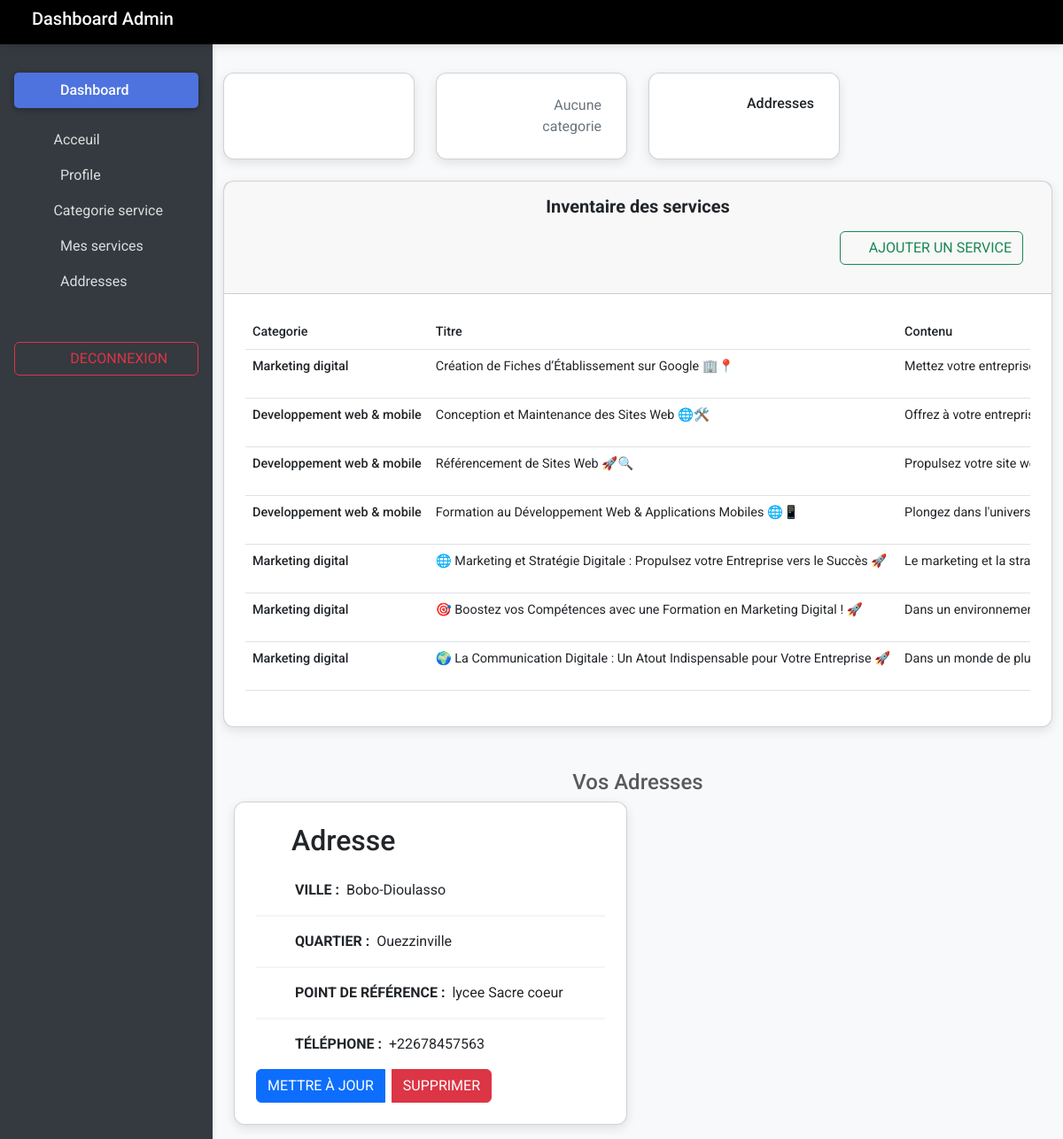
/dashboard/, run on the app's committed database.
### market/models.py (models this page shows, shortened)
class Service(models.Model):
    service = models.ForeignKey(Servicecategorie, related_name='services', verbose_name="Service", on_delete=models.CASCADE)
    titre = models.CharField(max_length=255, verbose_name="Titre du service", null=True)
    contenu=models.TextField(verbose_name='contenu')
    photo = models.ImageField(upload_to='service_image', verbose_name="Image du service", null=True, blank=True)
    date_ajout = models.DateTimeField(verbose_name="Date ajout du service", auto_now=True)
    slug = models.SlugField(unique=True, max_length=255, blank=True)
    class Meta:
        verbose_name = 'Service'
        verbose_name_plural = 'Services'

class Servicecategorie(models.Model):
    nom_service = models.CharField(max_length=255, verbose_name="Nom du service")
    slug = models.SlugField(unique=True, max_length=255, blank=True)
    class Meta:
        verbose_name= "Categorie du service"
        verbose_name_plural= "Categories du service"

class Adresse(models.Model):
    ville = models.CharField(max_length=40, verbose_name='ville', null=True, blank=True)
    pays = models.CharField(max_length=40, verbose_name='Pays', null=True, blank=True)
    quartier = models.CharField(max_length=40, verbose_name='Quartier ou secteur du vendeur', null=True, blank=True)
    repere = models.CharField(max_length=40, verbose_name='Point de référence du vendeur', null=True, blank=True)
    contact = PhoneNumberField(verbose_name='Numéro de téléphone')
    utilisateur = models.ForeignKey(
        settings.AUTH_USER_MODEL,
        on_delete=models.CASCADE,
        verbose_name='Utilisateur',
        related_name='adresses'
    )

### market/views.py (the view)
# urls.py: path('dashboard/',market.views.dashboard_admin,name='dashboard'),
def dashboard_admin(request):
    services=Service.objects.all().order_by('-date_ajout')
    address=Adresse.objects.all()
    context={
        'service':services,
        'addresses':address
    }
    return render(request,'market/admin/admin.html',context)

### market/templates/market/admin/admin.html (shortened to what this page needs)
{% extends "../admin/base.html" %}
{% block main %}
<section class="mb-4">
  <div class="card">
    <div class="card-header text-center py-3">
      <h5 class="mb-0 text-center" id="produit">
        <strong>Inventaire des services</strong>
      </h5>
      <div class="d-flex justify-content-end p-3">
        <a href="{% url 'market:add_service' %}" class="btn btn-outline-success">
          <i class="fas fa-plus fa-fw"></i><span>Ajouter un service</span>
        </a>
      </div>
    </div>
    <div class="card-body">
      {% if service %}
        <div class="table-responsive">
          <table class="table table-hover text-nowrap">
            <thead>
              <tr>
                <th scope="col">Categorie</th>
                <th scope="col">Titre</th>
                <th scope="col">Contenu</th>
              </tr>
            </thead>
            <tbody>
              {% for service in service %}
                <tr>
                  <th scope="row">{{ service.service.nom_service }}</th>
                  <td>{{ service.titre }}</td>
                  <td>{{ service.contenu|truncatewords:10|safe }}</td>
                </tr>
              {% endfor %}
            </tbody>
          </table>
        </div>
      {% else %}
        <p class="text-center">Aucun service. <a href="{% url 'market:add_service' %}">Ajoutez un service.</a></p>
      {% endif %}
    </div>
  </div>
</section>
<div class="container mt-5">
  <h4 class="text-center text-muted">Vos Adresses</h4>
  {% if addresses %}
  <div class="row">
    {% for address in addresses %}
    <div class="col-lg-6 col-md-6">
      <div class="card mb-3">
        <div class="card-body">
          <h2 class="card-title"> Adresse</h2>
          <ul class="list-group list-group-light">
            <li class="list-group-item px-3"><i class="fas fa-globe fa-fw text-success px-2"></i><strong class="px-2">VILLE :</strong><span>{{ address.ville }}</span></li>
            <li class="list-group-item px-3"><i class="fas fa-layer-group fa-fw text-success px-2"></i><strong class="px-2">QUARTIER :</strong><span>{{ address.quartier }}</span></li>
            <li class="list-group-item px-3"><i class="fas fa-flag fa-fw text-success px-2"></i><strong class="px-2">POINT DE RÉFÉRENCE :</strong><span>{{ address.repere }}</span></li>
            <li class="list-group-item px-3"><i class="fas fa-phone fa-fw text-success px-2"></i><strong class="px-2">TÉLÉPHONE :</strong><span>{{ address.contact }}</span></li>
          </ul>
          <div class="btn-group shadow-0" role="group" aria-label="Basic example">
            <a href="{% url 'market:update_adresse' address.id %}" class="btn btn-primary me-2">Mettre à jour</a>
            <button type="button" class="btn btn-danger" data-mdb-toggle="modal" data-mdb-target="#deleteModal{{ address.id }}">Supprimer</button>
          </div>
        </div>
      </div>
    </div>
    {% endfor %}
  {% else %}
    <p class="text-center">Aucune adresse trouvée. <a href="{% url 'market:create_adresse' %}">Ajouter une nouvelle adresse</a>.</p>
  </div>
  {% endif %}
</div>
{% endblock main %}

### market/templates/market/admin/base.html (shortened to what this page needs)
<!DOCTYPE html>
{% load static %}
<html lang="en">
<head>
  <link href="{% static 'css/mdb.min.css' %}" rel="stylesheet">
  <link href="{% static 'css/bootstrap.min.css' %}" rel="stylesheet">
  <link href="{% static 'css/style.css' %}" rel="stylesheet">
  <link rel="stylesheet" href="{% static 'css/admin.css' %}" />
  <link rel="stylesheet" href="{% static 'fontawesome-free/css/all.min.css' %}" />
  <link rel="stylesheet" href="{% static 'django_ckeditor_5/dist/style.css' %}" />
  <link rel="stylesheet" href="https://cdn.ckeditor.com/ckeditor5/43.2.0/ckeditor5.css" />
</head>
<body>
  <header>
    <nav id="sidebarMenu" class="collapse d-lg-block sidebar collapse gradient-sidebar">
        <div class="position-sticky">
            <div class="list-group list-group-flush mx-3 mt-4">
                <a href="" class="list-group-item list-group-item-action py-2 active mb-3" data-mdb-ripple-init aria-current="true">
                    <i class="fas fa-tachometer-alt fa-fw me-3"></i><span>Dashboard</span>
                </a>
                <a class="list-group-item list-group-item-action py-2" href="{% url 'market:homepage' %}">
               <i class="fas fa-home me-3"></i><span>Acceuil</span>
                </a>
                <a href="" class="list-group-item list-group-item-action py-2" data-mdb-ripple-init>
                    <i class="fas fa-user-circle fa-fw me-3"></i><span>Profile</span>
                </a>
                <a href="" class="list-group-item list-group-item-action py-2" data-mdb-ripple-init>
                  <i class="fas fa-th-list fa-w me-3"></i><span>Categorie service</span>
                </a>
                <a href="{% url 'market:dashboard' %}" class="list-group-item list-group-item-action py-2" data-mdb-ripple-init>
                    <i class="fas fa-gavel fa-fw me-3"></i><span>Mes services</span>
                </a>
                <a href="#adresse" class="list-group-item list-group-item-action py-2" data-mdb-ripple-init>
                    <i class="fas fa-map-marker-alt fa-fw me-3"></i><span>Addresses</span>
                </a>
                <a href="{% url 'compte:logout' %}" class="btn btn-outline-danger mt-5" data-mdb-ripple-init>
                    <i class="fas fa-bullhorn fa-user me-3"></i><span>Deconnexion</span>
                </a>
            </div>
        </div>
    </nav>
    <nav id="admin-navbar" class="navbar navbar-expand-lg navbar-dark gradient-navbar fixed-top bg-black text-white">
        <div class="container-fluid">
            <h5 class="text-light me-auto px-4">
                Dashboard Admin
            </h5>
            <div class="d-flex align-items-center">
                {% if user.is_authenticated %}
                <ul class="navbar-nav ms-auto d-flex flex-row align-items-center">
                    <li class="nav-item dropdown">
                        <a class="nav-link dropdown-toggle hidden-arrow d-flex align-items-center" href="#" id="navbarDropdownMenuLink" role="button" data-mdb-toggle="dropdown" aria-expanded="false">
                            <div class="user-circle me-2 bg-light text-dark rounded-circle d-flex justify-content-center align-items-center" style="width: 35px; height: 35px;">
                                {{ user.username|slice:":2" }}
                            </div>
                        </a>
                        <ul class="dropdown-menu dropdown-menu-end" aria-labelledby="navbarDropdownMenuLink">
                            <li><a class="dropdown-item" href=" ">Mon Profil</a></li>
                            <li><a class="dropdown-item" href="{% url 'compte:logout' %}">Déconnexion</a></li>
                        </ul>
                    </li>
                </ul>
                {% else %}
                <a href="{% url 'compte:login' %}" class="d-inline-block text-light" aria-expanded="false">
                    <i class="fas fa-user fa-2x mx-2"></i>
                </a>
                {% endif %}
            </div>
        </div>
    </nav>
</header>
  <main style="margin-top: 58px">
    <div class="container pt-4" class="justify-content-center">
      {% block stats %}
      {% include 'market/admin/service/stat.html' %}
      {% endblock stats %}
      {% block main %}
      {% endblock main %}
    </div>
  </main>
</body>
</html>

### market/templates/market/admin/service/stat.html (shortened to what this page needs)
<section>
    <div class="row">
        <div class="col-xl-3 col-sm-3 col-4  mb-4">
            <div class="card h-100 gradient-card">
                <div class="card-body">
                    <div class="d-flex justify-content-between px-md-1">
                        <div class="align-self-center stat-icon">
                            <i class="fas fa-gavel text-info fa-3x stat-icone"></i>
                        </div>
                        <div class="text-end">
                            {% if service %}
                            <p class="mb-0 stat-title text-white">Services</p>
                            {% else %}
                            <h3>Aucun service</h3>
                            {% endif %}
                        </div>
                    </div>
                </div>
            </div>
        </div>
        <div class="col-xl-3 col-sm-3 col-4  mb-4">
            <div class="card h-100 gradient-card">
                <div class="card-body">
                    <div class="d-flex justify-content-between px-md-1">
                        <div class="align-self-center stat-icon">
                            <i class="fas fa-th-list text-warning fa-3x stat-icone"></i>
                        </div>
                        <div class="text-end">
                            {% if categorie_service %}
                            <h3>{{nombre_categorie_service}}</h3>
                            <p class="mb-0 stat-title text-white">Categories d'service</p>
                            {% else %}
                            <p class="mb-0 stat-title">Aucune categorie</p>
                            {% endif %}
                        </div>
                    </div>
                </div>
            </div>
        </div>
        <div class="col-xl-3 col-sm-3 col-4 mb-4">
            <div class="card h-100 gradient-card">
                <div class="card-body">
                    <div class="d-flex justify-content-between px-md-1">
                        <div class="align-self-center stat-icon">
                            <i class="fas fa-map-marker-alt text-danger fa-3x stat-icone"></i>
                        </div>
                        <div class="text-end">
                            <h6>Addresses</h6>
                        </div>
                    </div>
                </div>
            </div>
        </div>
    </div>
</section>

### static/css/style.css (style rules this page uses)
.fa-search,.fa-user { color: #6b95b7; }
.navbar { background-color: #f8f9fa; }
.fa-phone-alt,.fa-envelope,.fa-map-marker-alt { color: #7db7d6; }

### static/css/admin.css (style rules this page uses)
body { background-color: #fbfbfb; }
@media (min-width: 991.98px) { main { padding-left: 240px; } }
.sidebar { position: fixed; top: 0; bottom: 0; left: 0; padding: 58px 0 0; box-shadow: 0 2px 5px 0 rgb(0 0 0 / 5%), 0 2px 10px 0 rgb(0 0 0 / 5%); width: 240px; z-index: 600; }
.sidebar .active { border-radius: 5px; box-shadow: 0 2px 5px 0 rgb(0 0 0 / 16%), 0 2px 10px 0 rgb(0 0 0 / 12%); }

### market/templates/market/admin/base.html (style rules this page uses)
body { font-family: 'Roboto', sans-serif; background-color: #f8f9fa; }
#sidebarMenu { background-color: #343a40; }
.sidebar .list-group-item { color: #ddd; background-color: transparent; border: none; transition: all 0.3s; }
.sidebar .list-group-item.active { background-color: #4e73df; color: #fff; font-weight: 500; }
.card { border-radius: 0.75rem; box-shadow: 0 0.25rem 0.75rem rgba(0, 0, 0, 0.1); }
.card .card-body { padding: 1.5rem; }
.card p { font-size: 1rem; color: #6c757d; }
.card i { opacity: 0.7; }

### data on the page
Service: service.nom_service "Marketing digital", titre "Création de Fiches d’Établissement sur Google 🏢📍", contenu "Mettez votre…"
Service: service.nom_service "Developpement web & mobile", titre "Conception et Maintenance des Sites Web 🌐🛠️", contenu "Offrez à votre…"
Service: service.nom_service "Developpement web & mobile", titre "Référencement de Sites Web 🚀🔍", contenu "Propulsez votre site…"
Service: service.nom_service "Developpement web & mobile", titre "Formation au Développement Web & Applications Mobiles 🌐📱", contenu "Plongez dans l'univers…"
Service: service.nom_service "Marketing digital", titre "🌐 Marketing et Stratégie Digitale : Propulsez votre Entreprise vers le Succès 🚀", contenu "Le marketing et la…"
Service: service.nom_service "Marketing digital", titre "🎯 Boostez vos Compétences avec une Formation en Marketing Digital ! 🚀", contenu "Dans un…"
Service: service.nom_service "Marketing digital", titre "🌍 La Communication Digitale : Un Atout Indispensable pour Votre Entreprise 🚀", contenu "Dans un monde de…"
Adresse: ville "Bobo-Dioulasso", quartier "Ouezzinville", repere "lycee Sacre coeur", contact "+22678457563"
